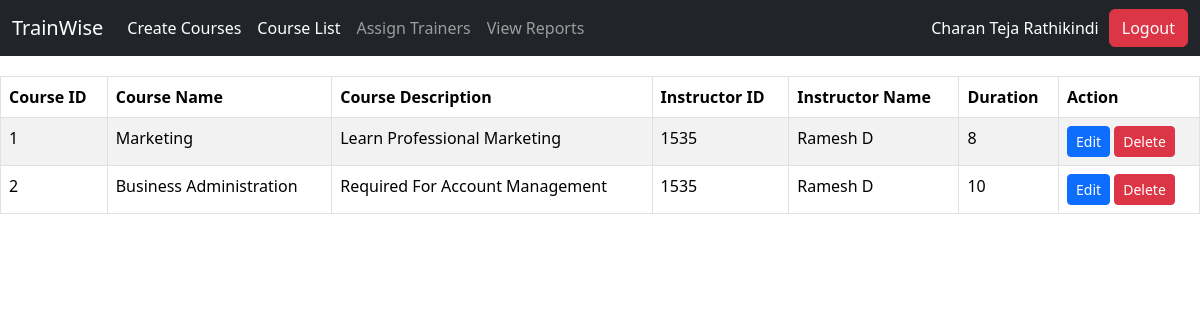
Before: /courses/ (signed in) with the older database file.
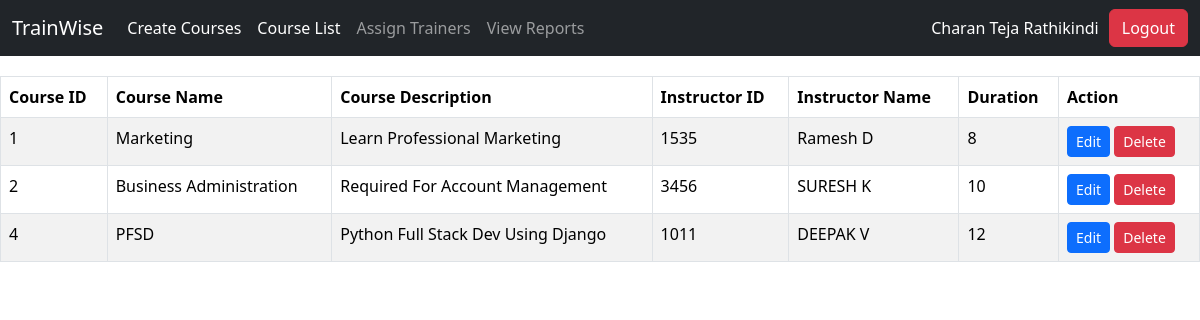
After: the same page with the newer database file.
### admin_app/models.py (models this page shows, shortened)
class Course(models.Model):
    name = models.CharField(max_length=100)
    description = models.TextField()
    duration = models.PositiveIntegerField()  # Duration in hours
    trainer = models.ForeignKey(User, on_delete=models.SET_NULL, null=True)  # Trainer linked to User
    status = models.BooleanField(default=True)  # Active/Inactive status

### admin_app/views.py (the view)
# urls.py: path('courses/', views.course_list, name='course_list'),
@login_required
def course_list(request):
    courses = Course.objects.all()  # Get all courses
    return render(request, 'courses/course_list.html', {'courses': courses})

### templates/courses/course_list.html (shortened to what this page needs)
{% extends 'admin_app/navbar.html' %}
{% load static %}
        {% block body %}
        <table class="table table-bordered table-striped">
            <thead class="thead-dark">
                <tr>
                    <th scope="col">Course ID</th>
                    <th scope="col">Course Name</th>
                    <th scope="col">Course Description</th>
                    <th scope="col">Instructor ID</th>
                    <th scope="col">Instructor Name</th>
                    <th scope="col">Duration</th>
                    <th scope="col">Action</th>
                </tr>
            </thead>
            <tbody>
                {% for course in courses %}
                <tr>
                    <td>{{ course.id }}</td>
                    <td>{{ course.name }}</td>
                    <td>{{ course.description }}</td>
                    <td>{{ course.trainer }}</td>
                    <td>{{ course.trainer.first_name }} {{ course.trainer.last_name }}</td>
                    <td>{{ course.duration }}</td>
                    <td>
                        <a href="{% url 'admin_app:edit_course' course.id %}" class="btn btn-primary btn-sm">Edit</a>
                        <a href="{% url 'admin_app:delete_course' course.id %}" class="btn btn-danger btn-sm">Delete</a>
                    </td>
                </tr>
                {% empty %}
                <tr>
                    <td colspan="5" class="text-center">No courses available.</td>
                </tr>
                {% endfor %}
            </tbody>
        </table>
{% endblock %}

Changed rows visible on the page:
changed Course "Business Administration": trainer "1535" → "3456"; trainer.first_name "Ramesh" → "SURESH"; trainer.last_name "D" → "K"
added Course: id "4", name "PFSD", description "Python Full Stack Dev Using Django", trainer "1011", trainer.first_name "DEEPAK", trainer.last_name "V", duration "12"
